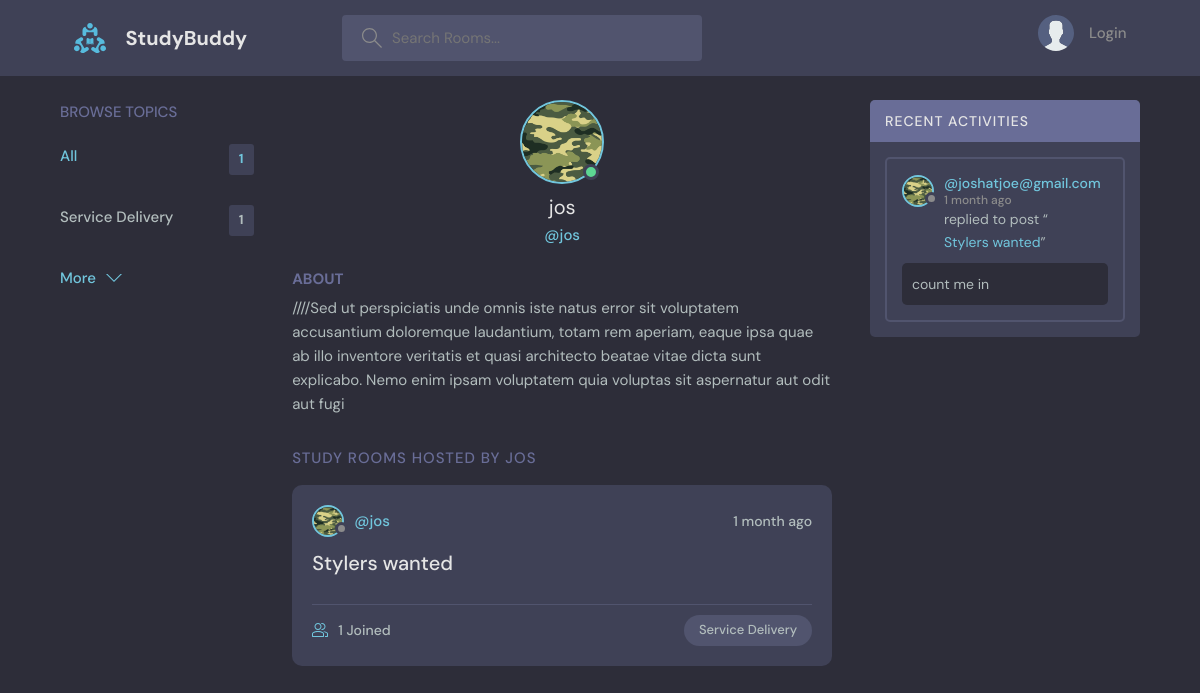
Before: /profile/1 with the older database file.
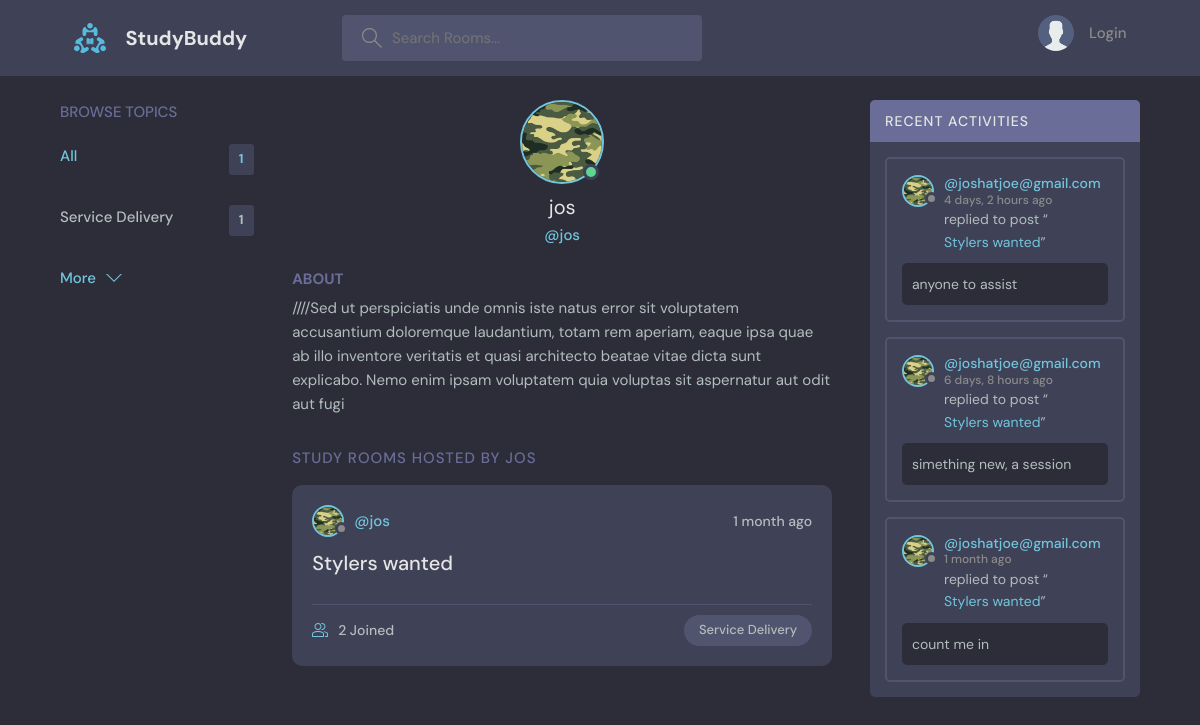
After: the same page with the newer database file.
### base/models.py (models this page shows, shortened)
class Topic(models.Model):
    name= models.CharField(max_length=200)

class User(AbstractUser):
    name = models.CharField(max_length=200, null=True)
    email = models.EmailField(unique=True, null=True)
    bio = models.TextField(null=True)
    avatar = models.ImageField(null=True, default="avatar.svg")
    USERNAME_FIELD = 'email'
    REQUIRED_FIELDS = []

class Room(models.Model):
    host = models.ForeignKey(User, on_delete=models.SET_NULL, null=True)
    topic = models.ForeignKey(Topic, on_delete=models.SET_NULL, null=True)
    name = models.CharField(max_length=200)
    description = models.TextField(null=True, blank=True)
    participants = models.ManyToManyField(
        User, related_name='participants', blank=True)
    updated = models.DateTimeField(auto_now=True)
    created = models.DateTimeField(auto_now_add=True)
    class Meta:
        ordering = ['-updated', '-created']
    def __str__(self):
        return self.name

class Message(models.Model):
    user = models.ForeignKey(User, on_delete=models.CASCADE)
    room = models.ForeignKey(Room, on_delete=models.CASCADE)
    body = models.TextField()
    updated = models.DateTimeField(auto_now=True)
    created = models.DateTimeField(auto_now_add=True)
    class Meta:
        ordering = ['-updated', '-created']

### base/views.py (the view)
# urls.py: path('profile/<str:pk>', views.userProfile, name="user-profile"),
def userProfile(request, pk):
    user = User.objects.get(id=pk)
    username = User.username
    rooms = user.room_set.all()
    room_messages = user.message_set.all()
    topics = Topic.objects.all()
    context = {'user': user, 'rooms': rooms,
               'room_messages': room_messages, 'topics': topics}
    return render(request, 'base/profile.html', context)

### base/templates/base/profile.html (shortened to what this page needs)
{% extends 'main.html'%}
{% block content %}
<main class="profile-page layout layout--3">
  <div class="container">
    {% include 'base/topics_component.html' %}
    <div class="roomList">
      <div class="profile">
        <div class="profile__avatar">
          <div class="avatar avatar--large active">
            <img src="{{user.avatar.url}}" />
          </div>
        </div>
        <div class="profile__info">
          <h3>{{user.name}}</h3>
          <p>@{{user.username}}</p>
        </div>
        <div class="profile__about">
          <h3>About</h3>
          <p>
            {{user.bio}}
          </p>
        </div>
      </div>
      <div class="roomList__header">
        <div>
          <h2>Study Rooms Hosted by {{user.username}} </a>
          </h2>
        </div>
      </div>
      {% include 'base/feed_component.html' %}
    </div>
    {% include 'base/activity_component.html' %}
  </div>
</main>
{% endblock content %}

### templates/main.html (shortened to what this page needs)
<!DOCTYPE html>
{% load static %}
<html lang="en">
<head>
    <link rel="stylesheet" href="{% static 'styles/style.css' %}" />
</head>
<body>
    {%include 'navbar.html'%}
    {% block content %}
    {% endblock %}
</body>
</html>

### templates/navbar.html (shortened to what this page needs)
{% load static %}
<header class="header header--loggedIn">
    <div class="container">
        <a href="{% url 'home' %}" class="header__logo">
            <img src="{% static 'images/logo.svg' %}" />
            <h1>StudyBuddy</h1>
        </a>
        <form class="header__search" method="GET" action="{% url 'home' %}">
            <label>
                <input type="text" name="q" placeholder="Search Rooms..." />
            </label>
        </form>
        <nav class="header__menu">
            {% if request.user.is_authenticated %}
            <div class="header__user">
                <a href="{% url 'user-profile' request.user.id %}">
                    <div class="avatar avatar--medium active">
                        <img src="{{request.user.avatar.url}}" />
                    </div>
                    <p>{{request.user.name}}<span>@{{request.user.username}}</span></p>
                </a>
                <button class="dropdown-button">
                    <svg version="1.1" xmlns="http://www.w3.org/2000/svg" width="32" height="32" viewBox="0 0 32 32">
                        <title>chevron-down</title>
                        <path d="M16 21l-13-13h-3l16 16 16-16h-3l-13 13z"></path>
                    </svg>
                </button>
            </div>
            {% else %}
            <a href="{% url 'login' %}">
                <img src="{% static 'images/avatar.svg' %}" />
                <p>Login</p>
            </a>
            {% endif %}
        </nav>
    </div>
</header>

### base/templates/base/topics_component.html
<div class="topics">
    <div class="topics__header">
        <h2>Browse Topics</h2>
    </div>
    <ul class="topics__list">
        <li>
            <a href="{% url 'home' %}" class="active">All <span>{{topics.count}}</span></a>
        </li>
        {% for topic in topics %}
        <li>
            <a href="{% url 'home' %}?q={{topic.name}}">{{topic.name}}<span>{{topic.room_set.all.count}}</span></a>
        </li>
        {% endfor %}
    </ul>
    <a class="btn btn--link" href="{% url 'topics' %}">
        More
        <svg version="1.1" xmlns="http://www.w3.org/2000/svg" width="32" height="32" viewBox="0 0 32 32">
            <title>chevron-down</title>
            <path d="M16 21l-13-13h-3l16 16 16-16h-3l-13 13z"></path>
        </svg>
    </a>
</div>

### base/templates/base/feed_component.html (shortened to what this page needs)
{% for room in rooms %}
<div class="roomListRoom">
    <div class="roomListRoom__header">
        <a href="{% url 'user-profile' room.host.id %}" class="roomListRoom__author">
            <div class="avatar avatar--small">
                <img src="{{room.host.avatar.url}}" />
            </div>
            <span>@{{room.host.username}}</span>
        </a>
        <div class="roomListRoom__actions">
            <span>{{room.created|timesince}} ago</span>
        </div>
    </div>
    <div class="roomListRoom__content">
        <a href="{% url 'room' room.id %}">{{room.name}}</a>
    </div>
    <div class="roomListRoom__meta">
        <a href="room.html" class="roomListRoom__joined">
            {{room.participants.all.count}} Joined
        </a>
        <p class="roomListRoom__topic">{{room.topic.name}}</p>
    </div>
</div>
{% endfor%}

### base/templates/base/activity_component.html (shortened to what this page needs)
<div class="activities">
    <div class="activities__header">
        <h2>Recent Activities</h2>
    </div>
    {% for message in room_messages %}
    <div class="activities__box">
        <div class="activities__boxHeader roomListRoom__header">
            <a href="{% url 'user-profile' message.user.id %}" class="roomListRoom__author">
                <div class="avatar avatar--small">
                    <img src="{{message.user.avatar.url}}" />
                </div>
                <p>
                    @{{message.user}}
                    <span>{{message.created|timesince}} ago</span>
                </p>
            </a>
        </div>
        <div class="activities__boxContent">
            <p>replied to post “<a href="{% url 'room' message.room.id %}">{{message.room}}</a>”</p>
            <div class="activities__boxRoomContent">
                {{message.body}}
            </div>
        </div>
    </div>
    {% endfor %}
</div>

Changed rows visible on the page:
computed for Room "Stylers wanted": participants.all.count "1" → "2"
added Message: user.avatar (picture), user "joshatjoe@gmail.com", created "4 days, 2 hours", room "Stylers wanted", body "anyone to assist"
added Message: user.avatar (picture), user "joshatjoe@gmail.com", created "6 days, 8 hours", room "Stylers wanted", body "simething new, a session"
